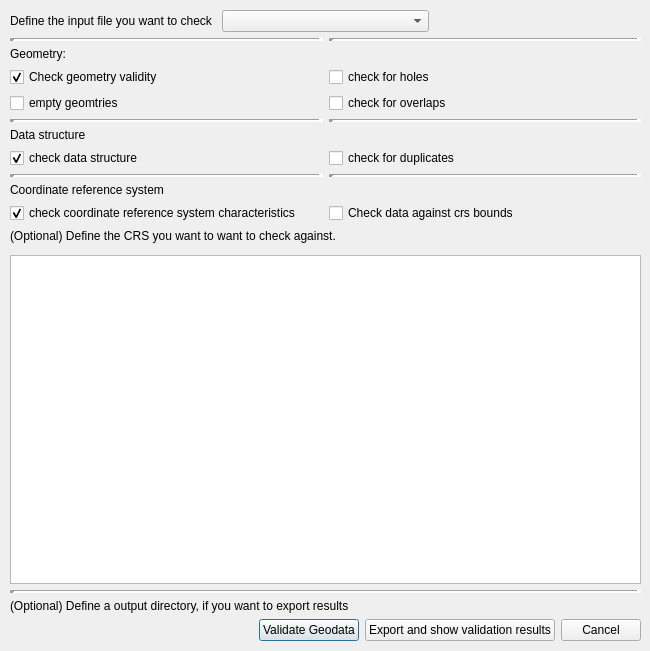
<?xml version="1.0" encoding="UTF-8"?>
<ui version="4.0">
 <class>ValidateGeodataDialogBase</class>
 <widget class="QDialog" name="ValidateGeodataDialogBase">
  <property name="geometry">
   <rect>
    <x>0</x>
    <y>0</y>
    <width>650</width>
    <height>651</height>
   </rect>
  </property>
  <property name="minimumSize">
   <size>
    <width>400</width>
    <height>400</height>
   </size>
  </property>
  <property name="windowTitle">
   <string>Geodata Validation</string>
  </property>
  <widget class="QWidget" name="verticalLayoutWidget_2">
   <property name="geometry">
    <rect>
     <x>10</x>
     <y>10</y>
     <width>631</width>
     <height>631</height>
    </rect>
   </property>
   <layout class="QVBoxLayout" name="verticalLayout_2">
    <item>
     <layout class="QHBoxLayout" name="horizontalLayout">
      <item>
       <widget class="QLabel" name="label">
        <property name="text">
         <string>Define the input file you want to check</string>
        </property>
       </widget>
      </item>
      <item>
       <widget class="QgsMapLayerComboBox" name="SelectMapLayer">
        <property name="minimumSize">
         <size>
          <width>200</width>
          <height>0</height>
         </size>
        </property>
       </widget>
      </item>
      <item>
       <widget class="QgsFileWidget" name="InputFilePath">
        <property name="enabled">
         <bool>true</bool>
        </property>
        <property name="fileWidgetButtonVisible">
         <bool>true</bool>
        </property>
        <property name="useLink">
         <bool>false</bool>
        </property>
       </widget>
      </item>
     </layout>
    </item>
    <item>
     <layout class="QVBoxLayout" name="verticalLayout">
      <item>
       <layout class="QGridLayout" name="gridLayout">
        <item row="9" column="1">
         <widget class="QCheckBox" name="checkBoxDSDuplicates">
          <property name="text">
           <string>check for duplicates</string>
          </property>
         </widget>
        </item>
        <item row="5" column="0">
         <widget class="QCheckBox" name="checkBoxGeoEmpty">
          <property name="text">
           <string>empty geomtries</string>
          </property>
         </widget>
        </item>
        <item row="4" column="1">
         <widget class="QCheckBox" name="checkBoxGeoHoles">
          <property name="text">
           <string>check for holes</string>
          </property>
         </widget>
        </item>
        <item row="11" column="0">
         <widget class="QLabel" name="label_5">
          <property name="text">
           <string>Coordinate reference system</string>
          </property>
         </widget>
        </item>
        <item row="1" column="0">
         <widget class="Line" name="line_4">
          <property name="lineWidth">
           <number>5</number>
          </property>
          <property name="orientation">
           <enum>Qt::Horizontal</enum>
          </property>
         </widget>
        </item>
        <item row="4" column="0">
         <widget class="QCheckBox" name="checkBoxGeometryValidity">
          <property name="text">
           <string>Check geometry validity</string>
          </property>
          <property name="checked">
           <bool>true</bool>
          </property>
         </widget>
        </item>
        <item row="8" column="0">
         <widget class="QLabel" name="label_4">
          <property name="text">
           <string>Data structure</string>
          </property>
         </widget>
        </item>
        <item row="6" column="0">
         <widget class="Line" name="line">
          <property name="lineWidth">
           <number>5</number>
          </property>
          <property name="orientation">
           <enum>Qt::Horizontal</enum>
          </property>
         </widget>
        </item>
        <item row="6" column="1">
         <widget class="Line" name="line_2">
          <property name="lineWidth">
           <number>5</number>
          </property>
          <property name="orientation">
           <enum>Qt::Horizontal</enum>
          </property>
         </widget>
        </item>
        <item row="1" column="1">
         <widget class="Line" name="line_3">
          <property name="lineWidth">
           <number>5</number>
          </property>
          <property name="orientation">
           <enum>Qt::Horizontal</enum>
          </property>
         </widget>
        </item>
        <item row="5" column="1">
         <widget class="QCheckBox" name="checkBoxGeoOverlaps">
          <property name="text">
           <string>check for overlaps</string>
          </property>
         </widget>
        </item>
        <item row="12" column="0">
         <widget class="QCheckBox" name="checkBoxCrs">
          <property name="text">
           <string>check coordinate reference system characteristics</string>
          </property>
          <property name="checked">
           <bool>true</bool>
          </property>
         </widget>
        </item>
        <item row="9" column="0">
         <widget class="QCheckBox" name="checkBoxDSIntegrity">
          <property name="text">
           <string>check data structure</string>
          </property>
          <property name="checked">
           <bool>true</bool>
          </property>
         </widget>
        </item>
        <item row="3" column="0">
         <widget class="QLabel" name="label_3">
          <property name="text">
           <string>Geometry:</string>
          </property>
         </widget>
        </item>
        <item row="10" column="1">
         <widget class="Line" name="line_6">
          <property name="lineWidth">
           <number>5</number>
          </property>
          <property name="orientation">
           <enum>Qt::Horizontal</enum>
          </property>
         </widget>
        </item>
        <item row="12" column="1">
         <widget class="QCheckBox" name="checkBoxCrsBounds">
          <property name="text">
           <string>Check data against crs bounds</string>
          </property>
         </widget>
        </item>
        <item row="10" column="0">
         <widget class="Line" name="line_5">
          <property name="lineWidth">
           <number>5</number>
          </property>
          <property name="orientation">
           <enum>Qt::Horizontal</enum>
          </property>
         </widget>
        </item>
       </layout>
      </item>
      <item>
       <widget class="QLabel" name="label_2">
        <property name="text">
         <string>(Optional) Define the CRS you want to want to check against.</string>
        </property>
       </widget>
      </item>
      <item>
       <widget class="QgsProjectionSelectionWidget" name="CrsSelector"/>
      </item>
      <item>
       <widget class="QTextBrowser" name="OutputTextArea"/>
      </item>
      <item>
       <widget class="Line" name="line_7">
        <property name="lineWidth">
         <number>5</number>
        </property>
        <property name="orientation">
         <enum>Qt::Horizontal</enum>
        </property>
       </widget>
      </item>
      <item>
       <layout class="QHBoxLayout" name="horizontalLayout_3">
        <item>
         <widget class="QLabel" name="labelOutput">
          <property name="text">
           <string>(Optional) Define a output directory, if you want to export results</string>
          </property>
         </widget>
        </item>
        <item>
         <widget class="QgsFileWidget" name="OutputFilePath">
          <property name="fileWidgetButtonVisible">
           <bool>true</bool>
          </property>
          <property name="useLink">
           <bool>false</bool>
          </property>
          <property name="fullUrl">
           <bool>false</bool>
          </property>
          <property name="storageMode">
           <enum>QgsFileWidget::SaveFile</enum>
          </property>
         </widget>
        </item>
       </layout>
      </item>
      <item>
       <layout class="QHBoxLayout" name="horizontalLayout_2">
        <item>
         <spacer name="horizontalSpacer">
          <property name="orientation">
           <enum>Qt::Horizontal</enum>
          </property>
          <property name="sizeHint" stdset="0">
           <size>
            <width>20</width>
            <height>20</height>
           </size>
          </property>
         </spacer>
        </item>
        <item>
         <widget class="QPushButton" name="ButtonValidate">
          <property name="text">
           <string>Validate Geodata</string>
          </property>
         </widget>
        </item>
        <item>
         <widget class="QPushButton" name="ButtonOk">
          <property name="text">
           <string>Export and show validation results</string>
          </property>
         </widget>
        </item>
        <item>
         <widget class="QPushButton" name="ButtonCancel">
          <property name="text">
           <string>Cancel</string>
          </property>
         </widget>
        </item>
       </layout>
      </item>
     </layout>
    </item>
   </layout>
  </widget>
 </widget>
 <customwidgets>
  <customwidget>
   <class>QgsFileWidget</class>
   <extends>QWidget</extends>
   <header>qgsfilewidget.h</header>
  </customwidget>
  <customwidget>
   <class>QgsMapLayerComboBox</class>
   <extends>QComboBox</extends>
   <header>qgsmaplayercombobox.h</header>
  </customwidget>
  <customwidget>
   <class>QgsProjectionSelectionWidget</class>
   <extends>QWidget</extends>
   <header>qgsprojectionselectionwidget.h</header>
  </customwidget>
 </customwidgets>
 <resources/>
 <connections/>
</ui>
